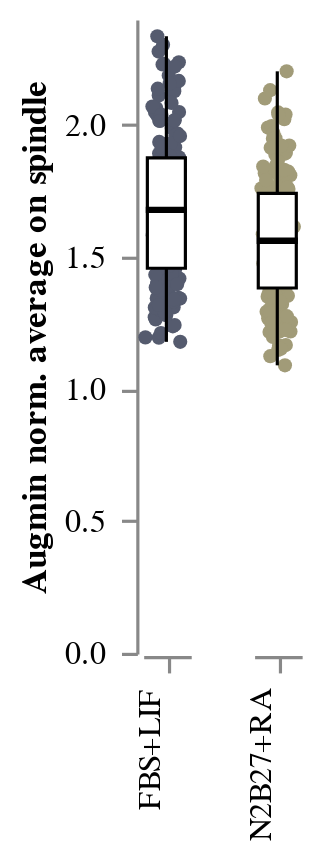

Write notebook code for a chart like this one.
### Code cell
STRIP_Augmin_Spindle_norm = stripbox(
    data = df, 
    x = "Condition:N", 
    y = "Average_Augmin_Spindle_norm", 
    y_title = "Augmin norm. average on spindle",
    colour = "Condition:N"
)
STRIP_Augmin_Spindle_norm

### Figure 1 — Vega-Lite specification as saved in the notebook (floating-point values rounded to 4 significant figures; data arrays with more than 128 entries replaced by an {"elided": "..."} marker saying what was removed)
{"config": {"view": {"continuousWidth": 400, "continuousHeight": 300, "stroke": "transparent", "strokeWidth": 0.5}, "axis": {"grid": true, "labelPadding": 5, "ticks": true}, "facet": {"spacing": 18}, "header": {"labelOrient": "bottom", "title": null}}, "data": {"name": "data-0b548c3b759890d51b049c991e8bf178"}, "facet": {"column": {"type": "nominal", "field": "Condition", "header": {"labelAlign": "right", "labelAngle": -90, "labelOrient": "bottom", "labelPadding": 5, "titleOrient": "top"}}}, "spec": {"layer": [{"mark": {"type": "circle", "opacity": 1, "size": 20}, "encoding": {"color": {"type": "nominal", "field": "Condition", "legend": null, "scale": {"scheme": "cividis"}}, "x": {"type": "quantitative", "axis": {"grid": false, "labels": false, "ticks": true, "values": [0]}, "field": "jitter", "title": null}, "y": {"type": "quantitative", "axis": {"grid": false, "labels": true, "ticks": true}, "field": "Average_Augmin_Spindle_norm", "title": "Augmin norm. average on spindle"}}, "height": 200, "transform": [{"calculate": "(sqrt(-2 * log(random() / 2)) * cos(2 * PI * random() / 2))", "as": "jitter"}], "width": 15}, {"mark": {"type": "boxplot", "extent": "min-max", "size": 12}, "encoding": {"color": {"value": "white"}, "opacity": {"value": 1}, "stroke": {"value": "black"}, "y": {"type": "quantitative", "field": "Average_Augmin_Spindle_norm", "title": "Augmin norm. average on spindle"}}, "height": 200, "width": 30}]}, "$schema": "https://vega.github.io/schema/vega-lite/v4.8.1.json", "datasets": {"data-0b548c3b759890d51b049c991e8bf178": {"elided": "317 records"}}}
